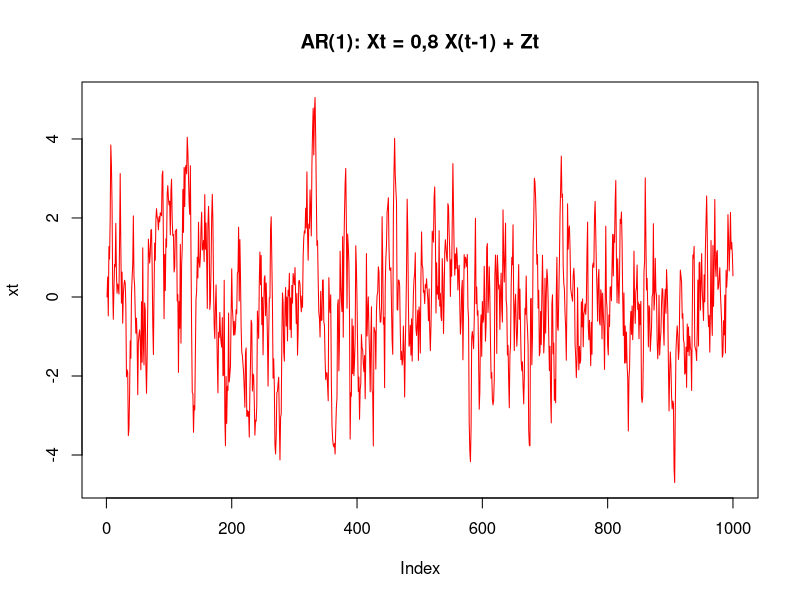
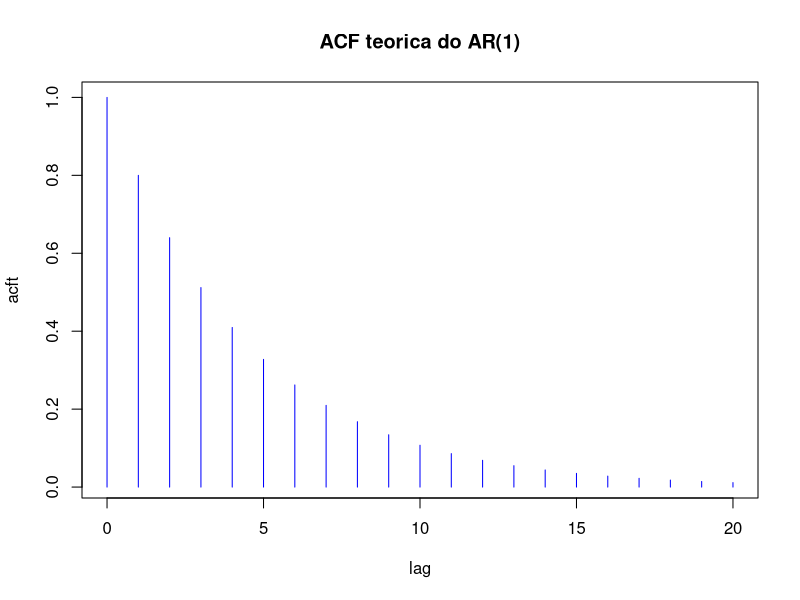
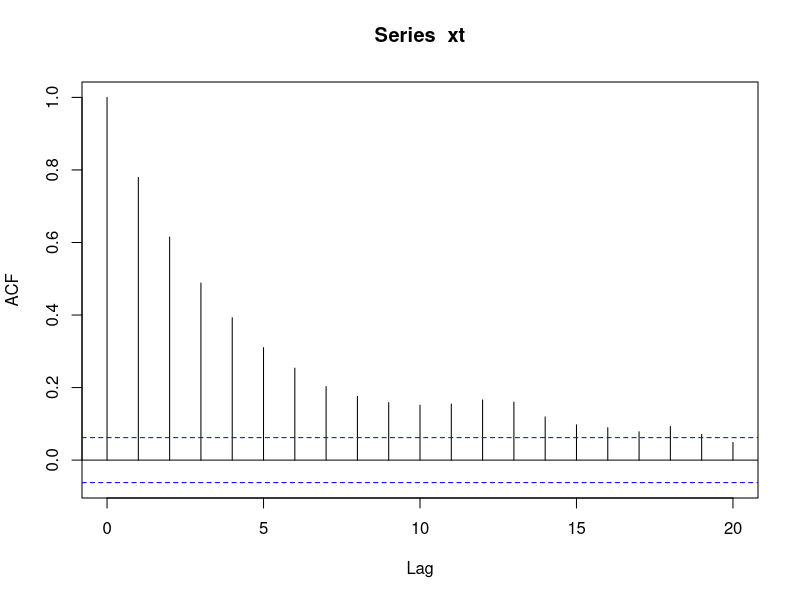
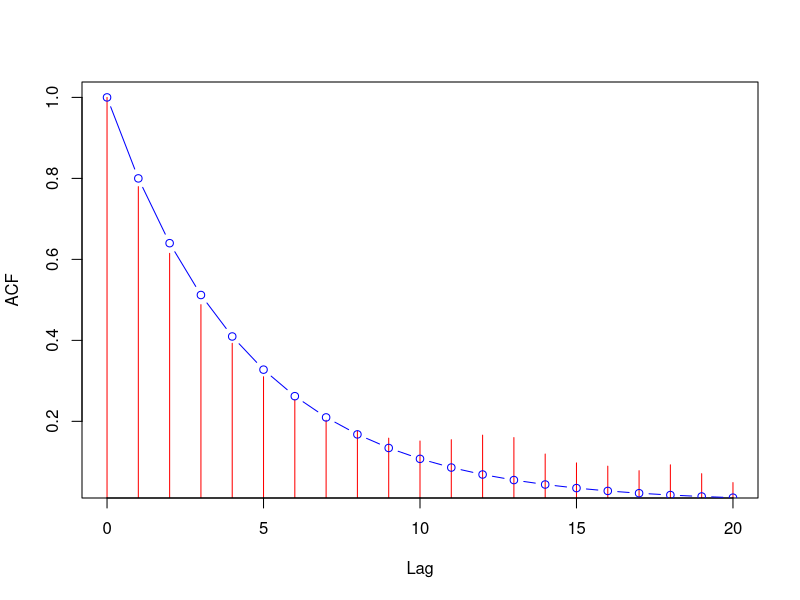
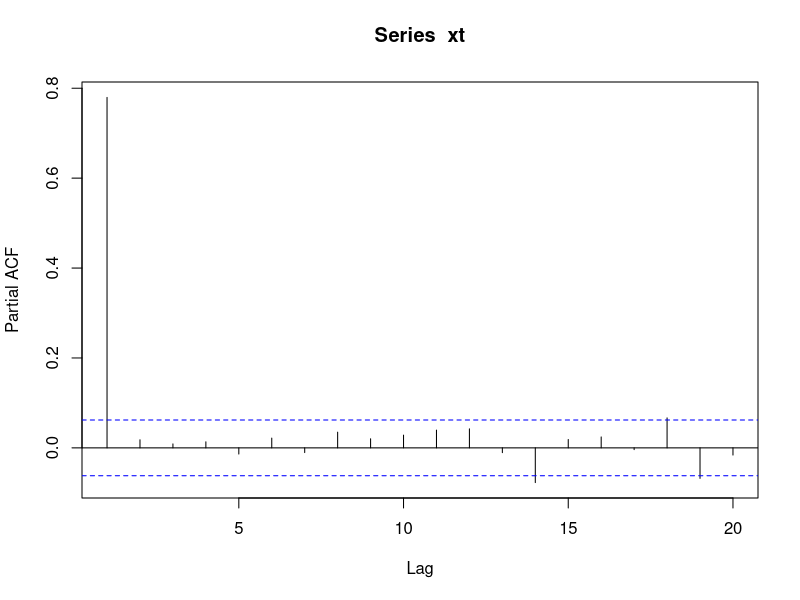
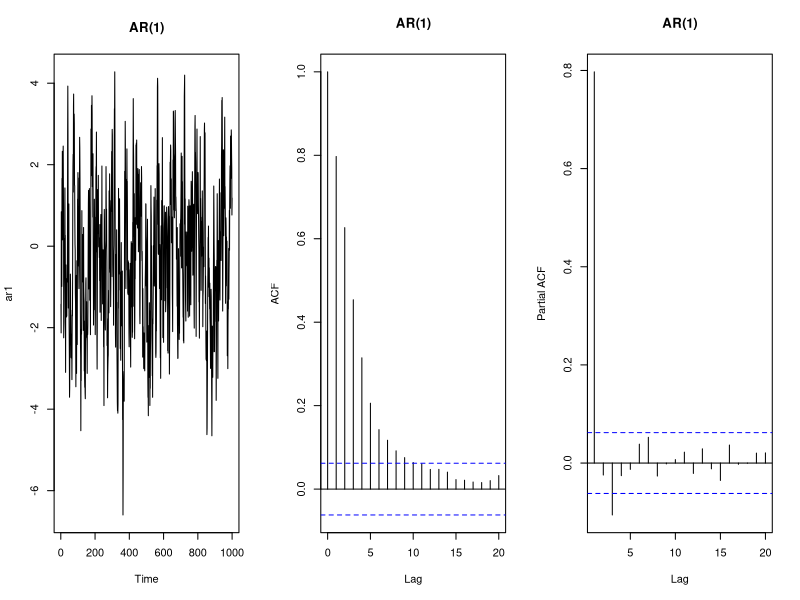

Generate these figures, in order, with R:
# ==========================================================================
# 3o TRABALHO PRATICO - QUESTAO 3
# Considere o modelo AR(1):  Xt = 0,8*X(t-1) + Zt
#   a) O modelo e estacionario?
#   b) O modelo e inversivel?
#
# BASEADO NAS AULAS DO PROFESSOR:
#   Aulas/10/01-AR.R e Aulas-11/00-AR.R : gerar AR(1) com o 'for', kpss.test,
#       ACF teorica (rho(k) = alfa^k), acf empirica, pacf e arima.sim
#   Slides "Processos Autoregressivos" (Aulas/10):
#       - o AR(1) e estacionario se |alfa| < 1  (equivale a raiz de 1 - alfa*B = 0 fora do circulo)
#       - variancia: sigma_X^2 = sigma_Z^2 / (1 - alfa^2)
#       - rho(k) = alfa^k
#   Slides da Aula 11 (ARMA-ARIMA): a invertibilidade e uma condicao da parte MA, theta(B)
# ==========================================================================

library(tseries)      # traz o kpss.test (o mesmo teste usado pelo professor)
graphics.off()        # fecha graficos antigos que possam ter ficado abertos
set.seed(13679821) # semente do professor (Aulas/09/ProcEstocasticos.r): trava o sorteio
                      # e os resultados saem IGUAIS toda vez que o script for rodado
n    <- 1000          # numero de valores da serie
alfa <- 0.8           # o numero do modelo: Xt = alfa*X(t-1) + Zt

# --------------------------------------------------------------------------
# (a) ESTACIONARIEDADE
# --------------------------------------------------------------------------
# Gera a serie como o professor faz no 01-AR.R:
# (aqui guardamos os sorteios Z no vetor 'zt' para usar no item (b))
zt <- rnorm(n, 0, 1)
xt <- 0
for (i in 2:n) {
  xt[i] <- alfa * xt[i - 1] + zt[i]  # Xt = 0,8*X(t-1) + Zt
}
plot(xt, type = "l", col = "red", main = "AR(1): Xt = 0,8 X(t-1) + Zt")

# Teste KPSS: H0 = serie estacionaria. p >= 0,05 -> NAO rejeita (e estacionaria).
kpss.test(xt, null = "L")

# Teoria (slide): raiz de Phi(B) = 1 - 0,8*B = 0 deve ficar FORA do circulo unitario
raiz <- polyroot(c(1, -alfa))        # coeficientes do menor para o maior grau: 1 e -0,8
raiz                                 # 1,25 (+0i)
Mod(raiz)                            # modulo = 1,25 > 1  -> FORA do circulo -> estacionario
abs(alfa) < 1                        # o atalho do AR(1): |alfa| < 1 -> TRUE

# Media e variancia teoricas (slide): E[X] = 0 ; Var[X] = sigma^2/(1 - alfa^2)
mean(xt)                             # perto de 0
var(xt)                              # perto de 2,78 (muda um pouco a cada sorteio)
1 / (1 - alfa^2)                     # variancia teorica = 2,78 (com sigma^2 = 1)

# ACF teorica (slide e 01-AR.R): rho(k) = alfa^k, para k = 0, 1, 2, ...
acft <- 0
for (k in 0:20) {
  acft[k + 1] <- alfa^k
}
acft                                 # 1, 0,8, 0,64, 0,512, ... decai aos poucos
lag <- 0:20
plot(lag, acft, type = "h", col = "blue", main = "ACF teorica do AR(1)")

# ACF empirica (estimada da serie gerada), comparada com a teorica:
a <- acf(xt, lag.max = 20)           # lag.max = 20 para ter o mesmo tamanho de 'acft'
plot(a$lag, a$acf, type = "h", col = "red", xlab = "Lag", ylab = "ACF")
lines(a$lag, acft, type = "b", col = "blue")   # azul = teorica, vermelho = estimada
# As duas ficam parecidas: a covariancia so depende do lag, nao do tempo.

pacf(xt, lag.max = 20)               # PACF: uma barra so no lag 1 (assinatura do AR(1))

# Conferencia com arima.sim (como o professor faz):
ar1 <- arima.sim(n = 1000, list(ar = c(alfa)))
par(mfrow = c(1, 3))
plot.ts(ar1, main = "AR(1)")
acf(ar1, type = "correlation", lag.max = 20, main = "AR(1)")
pacf(ar1, lag.max = 20, main = "AR(1)")
par(mfrow = c(1, 1))

# --------------------------------------------------------------------------
# (b) INVERSIBILIDADE
# --------------------------------------------------------------------------
# A condicao de inversibilidade (slides) e sobre theta(B), a parte de MEDIA MOVEL.
# No AR(1) puro nao ha parte MA: theta(B) = 1, que nao tem raiz alguma que reprove.
# Alem disso, a propria equacao ja entrega o Z com so dois termos:
#   Zt = Xt - 0,8*X(t-1)
z_recuperado <- xt[2:n] - alfa * xt[1:(n - 1)]
max(abs(z_recuperado - zt[2:n]))     # praticamente 0: recuperamos o Z exatamente a partir dos X

# --------------------------------------------------------------------------
# RESUMO
# --------------------------------------------------------------------------
data.frame(
  pergunta = c("(a) Estacionario?", "(b) Inversivel?"),
  resposta = c("SIM", "SIM"),
  motivo   = c("raiz de 1 - 0,8B = 0 e 1,25 > 1 (fora do circulo), equivale a |0,8| < 1",
               "todo AR e inversivel: Zt = Xt - 0,8*X(t-1), expressao finita (theta(B) = 1)")
)

# FRASE TECNICA: o AR(1) e estacionario quando |alfa| < 1 (raiz de 1 - alfa*B fora do
# circulo unitario) e a sua ACF decai como alfa^k; todo AR e inversivel por construcao.
